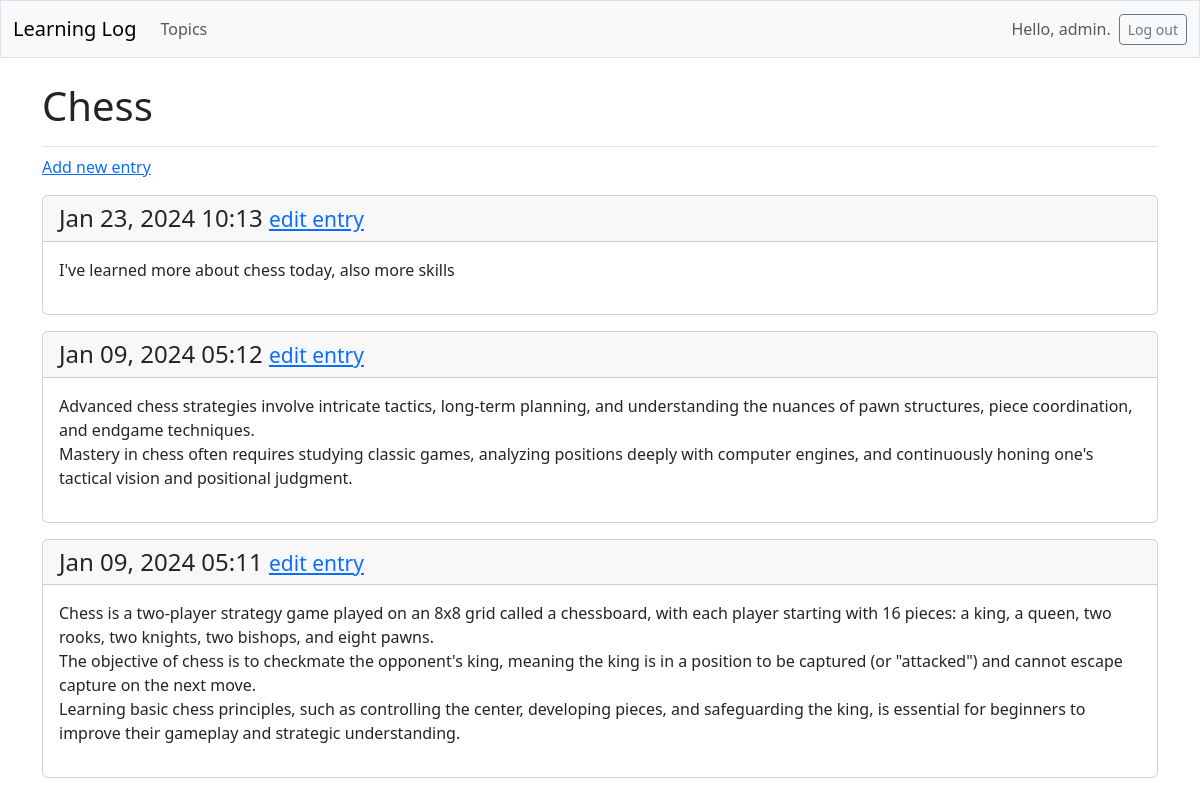
The page /topics/1/ (signed in) on the database its author committed.
### learning_logs/models.py (models this page shows, shortened)
class Topic(models.Model):
    text = models.CharField(max_length=200)
    date_added = models.DateTimeField(auto_now_add=True)
    owner = models.ForeignKey(User, on_delete=models.CASCADE)

class Entry(models.Model):
    topic = models.ForeignKey(Topic, on_delete=models.CASCADE)
    text = models.TextField()
    date_added = models.DateTimeField(auto_now_add=True)
    class Meta:
        verbose_name_plural = 'entries'

### learning_logs/views.py (the view)
@login_required
def topic(request, topic_id):
    topic = Topic.objects.get(id=topic_id)
    if topic.owner != request.user:
        raise Http404
    entries = topic.entry_set.order_by('-date_added')
    context = {'topic' : topic, 'entries' : entries}
    return render(request, 'learning_logs/topic.html', context)

### learning_logs/templates/learning_logs/topic.html
{% extends 'learning_logs/base.html' %}
{% block page_header %}
  <h1>{{ topic.text }}</h1>
{% endblock page_header %}
{% block content %}
  <p>
    <a href="{% url 'learning_logs:new_entry' topic.id %}">Add new entry</a>
  </p>
  {% for entry in entries %}
    <div class="card mb-3">
      <h4 class="card-header">
        {{ entry.date_added|date:'M d, Y H:i' }}
        <small><a href="{% url 'learning_logs:edit_entry' entry.id %}">
          edit entry</a></small>
      </h4>
      <div class="card-body">{{ entry.text|linebreaks }}</div>
    </div>
  {% empty %}
    <p>There are no entries for this topic yet.</p>
  {% endfor %}
{% endblock content %}

### learning_logs/templates/learning_logs/base.html (shortened to what this page needs)
<!doctype html>
<html lang="en">
<head>
  {% load django_bootstrap5 %}
  {% bootstrap_css %}
</head>
<body>
  <nav class="navbar navbar-expand-md navbar-light bg-light mb-4 border">
    <div class="container-fluid">
      <a class="navbar-brand" href="{% url 'learning_logs:index' %}">
          Learning Log</a>
      <div class="collapse navbar-collapse" id="navbarCollapse">
        <ul class="navbar-nav me-auto mb-2 mb-md-0">
          <li class="nav-item">
            <a class="nav-link" href="{% url 'learning_logs:topics' %}">
              Topics</a></li>
        </ul>
        <ul class="navbar-nav ms-auto mb-2 mb-md-0">
          {% if user.is_authenticated %}
            <li class="nav-item">
              <span class="navbar-text me-2">Hello, {{ user.username }}.
                </span></li>
          {% endif %}
        </ul>
        {% if user.is_authenticated %}
          <form action="{% url 'accounts:logout' %}" method='post'>
            <button name='submit' class='btn btn-outline-secondary btn-sm'>
              Log out</button>
          </form>
        {% endif %}
      </div>
    </div>
  </nav>
  <main class="container">
    <div class="pb-2 mb-2 border-bottom">
      {% block page_header %}{% endblock page_header %}
    </div>
    <div>
      {% block content %}{% endblock content %}
    </div>
  </main>
</body>
</html>

### rows shown on the page
Topic: text "Chess"
Entry: date_added "Jan 23, 2024 10:13", text "I've learned more about chess today, also more skills"
Entry: date_added "Jan 09, 2024 05:12", text "Advanced chess strategies involve intricate tactics, long-term planning, and understanding the nuances of pawn structures, piece coordination, and endgame techniques. Mastery in chess often requires studying classic games, analyzing positions deeply with computer engines, and continuously honing one's tactical vision and positional judgment."
Entry: date_added "Jan 09, 2024 05:11", text "Chess is a two-player strategy game played on an 8x8 grid called a chessboard, with each player starting with 16 pieces: a king, a queen, two rooks, two knights, two bishops, and eight pawns. The objective of chess is to checkmate the opponent's king, meaning the king is in a position to be captured (or \"attacked\") and cannot escape capture on the next move. Learning basic chess principles, such as controlling the center, developing pieces, and safeguarding the king, is essential for beginners to improve their gameplay and strategic understanding."

### other values the page prints
{{ user.username }} "admin"
